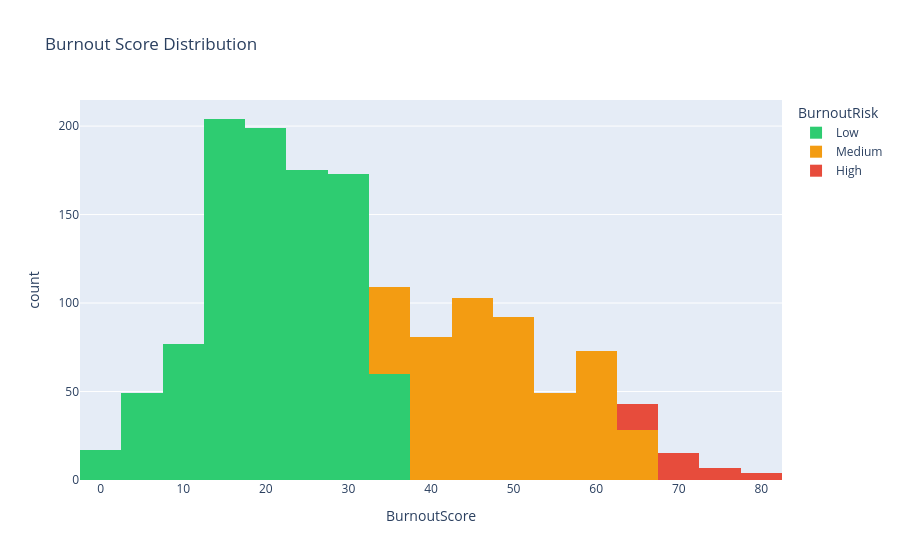

The notebook cell saved with this chart:
### Code cell
fig = px.histogram(df_clean, x='BurnoutScore', color='BurnoutRisk', nbins=25,
                   title='Burnout Score Distribution',
                   color_discrete_map={'Low': '#2ecc71', 'Medium': '#f39c12', 'High': '#e74c3c'},
                   category_orders={'BurnoutRisk': ['Low', 'Medium', 'High']})
fig.show()

### Figure 1 — Plotly figure (JSON) as saved in the notebook; plotly's stock layout.template omitted (floating-point values rounded to 4 significant figures; data arrays with more than 128 entries replaced by an {"elided": "..."} marker saying what was removed)
{"data": [{"bingroup": "x", "hovertemplate": "BurnoutRisk=Low<br>BurnoutScore=%{x}<br>count=%{y}<extra></extra>", "legendgroup": "Low", "marker": {"color": "#2ecc71", "pattern": {"shape": ""}}, "name": "Low", "nbinsx": 25, "orientation": "v", "showlegend": true, "type": "histogram", "x": {"elided": "954 float values"}, "xaxis": "x", "yaxis": "y"}, {"bingroup": "x", "hovertemplate": "BurnoutRisk=Medium<br>BurnoutScore=%{x}<br>count=%{y}<extra></extra>", "legendgroup": "Medium", "marker": {"color": "#f39c12", "pattern": {"shape": ""}}, "name": "Medium", "nbinsx": 25, "orientation": "v", "showlegend": true, "type": "histogram", "x": {"elided": "475 float values"}, "xaxis": "x", "yaxis": "y"}, {"bingroup": "x", "hovertemplate": "BurnoutRisk=High<br>BurnoutScore=%{x}<br>count=%{y}<extra></extra>", "legendgroup": "High", "marker": {"color": "#e74c3c", "pattern": {"shape": ""}}, "name": "High", "nbinsx": 25, "orientation": "v", "showlegend": true, "type": "histogram", "x": [70.2, 68.7, 76.8, 65.3, 70.6, 69.0, 67.6, 74.3, 67.2, 70.2, 67.2, 71.7, 65.6, 71.9, 65.7, 70.8, 65.7, 75.0, 75.8, 66.8, 76.0, 74.4, 80.7, 66.1, 66.9, 66.9, 78.3, 67.2, 80.5, 71.7, 67.2, 70.8, 68.7, 65.3, 78.4, 73.4, 67.5, 67.5, 69.1, 66.3, 65.9], "xaxis": "x", "yaxis": "y"}], "layout": {"barmode": "relative", "legend": {"title": {"text": "BurnoutRisk"}, "tracegroupgap": 0}, "title": {"text": "Burnout Score Distribution"}, "xaxis": {"anchor": "y", "domain": [0, 1], "title": {"text": "BurnoutScore"}}, "yaxis": {"anchor": "x", "domain": [0, 1], "title": {"text": "count"}}}}
